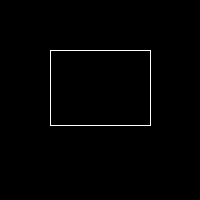
Frame 1 (no input)
Frame 60 (the mouse pressed at the canvas centre just before this capture): identical to frame 1, image omitted
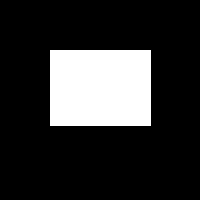
Frame 120 (the mouse held since frame 60 and released just before this capture)

The Processing sketch that drew these frames (run headless with seeded random() and noise(); from frame 60 on, the mouse is pressed at the canvas centre):

// Processing sketch: Exercise5_5
// ── Exercise5_5.pde
/* my version of simple rollover (fade to white)

float r;
float b;
float g;

void setup() {
  size(200,200);
  smooth();
  frameRate(30);
  rectMode(CENTER);
}

void draw() {
  background(0);
  stroke(255);
  fill(r,g,b);
  rect(width/2,height/2,50,50);
  
  if (mouseX > (width/2-25) && mouseX < (width/2+25) && mouseY > height/2-25 && mouseY < height/2+25) {
    r = r + 5;
    b = b + 5;
    g = g + 5;
  } else {
    r = r - 5;
    b = b - 5;
    g = g - 5;
  }
  
  r = constrain(r,0,255);
  b = constrain(b,0,255);
  g = constrain(g,0,255);
}

*/

int x = 50;
int y = 50;
int w = 100;
int h = 75;

void setup() {
  size(200,200);
  rectMode(CORNER);
}

void draw() {
  background(0);
  stroke(255);
  if (mouseX > x && mouseX < 150 && mouseY > 50 && mouseY < 125) {
    fill(255);
  } else {
    fill(0);
  }
  rect(x,y,w,h);
}
